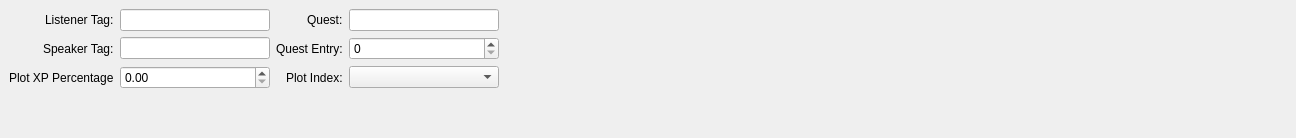
  <widget class="QDockWidget" name="dockWidget">
   <property name="allowedAreas">
    <set>Qt::BottomDockWidgetArea|Qt::TopDockWidgetArea</set>
   </property>
   <attribute name="dockWidgetArea">
    <number>8</number>
   </attribute>
   <widget class="QWidget" name="dockWidgetContents">
    <layout class="QGridLayout" name="gridLayout">
     <item row="3" column="2" alignment="Qt::AlignRight">
      <widget class="QLabel" name="plotIndexLabel">
       <property name="whatsThis">
        <string>GFF Field &quot;PlotIndex&quot; Int32</string>
       </property>
       <property name="text">
        <string>Plot Index:</string>
       </property>
      </widget>
     </item>
     <item row="3" column="4">
      <spacer name="horizontalSpacer_3">
       <property name="orientation">
        <enum>Qt::Horizontal</enum>
       </property>
       <property name="sizeHint" stdset="0">
        <size>
         <width>788</width>
         <height>20</height>
        </size>
       </property>
      </spacer>
     </item>
     <item row="2" column="4">
      <spacer name="horizontalSpacer">
       <property name="orientation">
        <enum>Qt::Horizontal</enum>
       </property>
       <property name="sizeHint" stdset="0">
        <size>
         <width>788</width>
         <height>20</height>
        </size>
       </property>
      </spacer>
     </item>
     <item row="2" column="0" alignment="Qt::AlignRight">
      <widget class="QLabel" name="speakerEditLabel">
       <property name="text">
        <string>Speaker Tag:</string>
       </property>
      </widget>
     </item>
     <item row="3" column="3">
      <widget class="ComboBox2DA" name="plotIndexCombo" />
     </item>
     <item row="1" column="0" alignment="Qt::AlignRight">
      <widget class="QLabel" name="listenerTagLabel">
       <property name="sizePolicy">
        <sizepolicy hsizetype="Minimum" vsizetype="Preferred">
         <horstretch>0</horstretch>
         <verstretch>0</verstretch>
        </sizepolicy>
       </property>
       <property name="text">
        <string>Listener Tag:</string>
       </property>
      </widget>
     </item>
     <item row="1" column="2" alignment="Qt::AlignRight">
      <widget class="QLabel" name="questLabel">
       <property name="text">
        <string>Quest:</string>
       </property>
      </widget>
     </item>
     <item row="2" column="2" alignment="Qt::AlignRight">
      <widget class="QLabel" name="questEntryLabel">
       <property name="text">
        <string>Quest Entry:</string>
       </property>
      </widget>
     </item>
     <item row="1" column="4">
      <spacer name="horizontalSpacer_2">
       <property name="orientation">
        <enum>Qt::Horizontal</enum>
       </property>
       <property name="sizeHint" stdset="0">
        <size>
         <width>788</width>
         <height>20</height>
        </size>
       </property>
      </spacer>
     </item>
     <item row="3" column="0">
      <widget class="QLabel" name="plotXpPercentLabel">
       <property name="text">
        <string>Plot XP Percentage</string>
       </property>
      </widget>
     </item>
     <item row="1" column="1">
      <widget class="QLineEdit" name="listenerEdit">
       <property name="sizePolicy">
        <sizepolicy hsizetype="Minimum" vsizetype="Fixed">
         <horstretch>0</horstretch>
         <verstretch>0</verstretch>
        </sizepolicy>
       </property>
       <property name="minimumSize">
        <size>
         <width>150</width>
         <height>0</height>
        </size>
       </property>
       <property name="maximumSize">
        <size>
         <width>250</width>
         <height>16777215</height>
        </size>
       </property>
      </widget>
     </item>
     <item row="1" column="3">
      <widget class="QLineEdit" name="questEdit">
       <property name="sizePolicy">
        <sizepolicy hsizetype="Minimum" vsizetype="Fixed">
         <horstretch>0</horstretch>
         <verstretch>0</verstretch>
        </sizepolicy>
       </property>
       <property name="minimumSize">
        <size>
         <width>150</width>
         <height>0</height>
        </size>
       </property>
       <property name="maximumSize">
        <size>
         <width>250</width>
         <height>16777215</height>
        </size>
       </property>
      </widget>
     </item>
     <item row="2" column="1">
      <widget class="QLineEdit" name="speakerEdit">
       <property name="sizePolicy">
        <sizepolicy hsizetype="Minimum" vsizetype="Fixed">
         <horstretch>0</horstretch>
         <verstretch>0</verstretch>
        </sizepolicy>
       </property>
       <property name="minimumSize">
        <size>
         <width>150</width>
         <height>0</height>
        </size>
       </property>
       <property name="maximumSize">
        <size>
         <width>250</width>
         <height>16777215</height>
        </size>
       </property>
      </widget>
     </item>
     <item row="2" column="3">
      <widget class="GFFFieldSpinBox" name="questEntrySpin">
       <property name="minimumSize">
        <size>
         <width>150</width>
         <height>0</height>
        </size>
       </property>
       <property name="maximumSize">
        <size>
         <width>250</width>
         <height>16777215</height>
        </size>
       </property>
      </widget>
     </item>
     <item row="3" column="1">
      <widget class="QDoubleSpinBox" name="plotXpSpin">
       <property name="sizePolicy">
        <sizepolicy hsizetype="Minimum" vsizetype="Fixed">
         <horstretch>0</horstretch>
         <verstretch>0</verstretch>
        </sizepolicy>
       </property>
       <property name="minimumSize">
        <size>
         <width>150</width>
         <height>0</height>
        </size>
       </property>
       <property name="maximumSize">
        <size>
         <width>250</width>
         <height>16777215</height>
        </size>
       </property>
      </widget>
     </item>
     <item row="4" column="3">
      <spacer name="verticalSpacer_3">
       <property name="orientation">
        <enum>Qt::Vertical</enum>
       </property>
       <property name="sizeHint" stdset="0">
        <size>
         <width>20</width>
         <height>40</height>
        </size>
       </property>
      </spacer>
     </item>
    </layout>
    <zorder>plotIndexLabel</zorder>
    <zorder>speakerEditLabel</zorder>
    <zorder>plotIndexCombo</zorder>
    <zorder>questLabel</zorder>
    <zorder>questEntryLabel</zorder>
    <zorder>plotXpPercentLabel</zorder>
    <zorder>listenerEdit</zorder>
    <zorder>questEdit</zorder>
    <zorder>speakerEdit</zorder>
    <zorder>questEntrySpin</zorder>
    <zorder>plotXpSpin</zorder>
    <zorder>listenerTagLabel</zorder>
    <zorder>verticalSpacer_3</zorder>
   </widget>
  </widget>
